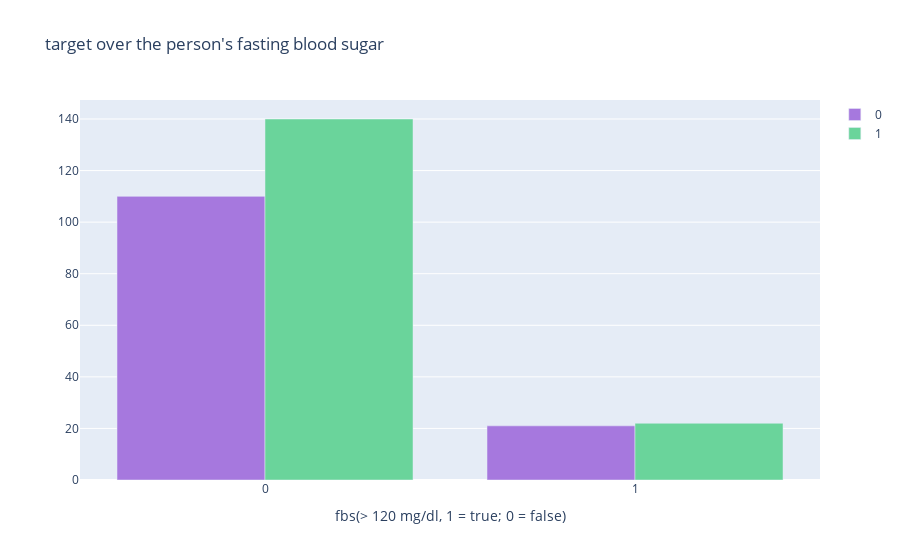

Notebook code cell kept with this figure:
### Markdown cell above
#### 6. Fasting Blood Sugar (fbs)

### Code cell
col='fbs'
d1=heart_df_new[heart_df_new['target']==0]
d2=heart_df_new[heart_df_new['target']==1]
v1=d1[col].value_counts().reset_index()
v1=v1.rename(columns={col:'count','index':col})
v1['percent']=v1['count'].apply(lambda x : 100*x/sum(v1['count']))
v1=v1.sort_values(col)
v2=d2[col].value_counts().reset_index()
v2=v2.rename(columns={col:'count','index':col})
v2['percent']=v2['count'].apply(lambda x : 100*x/sum(v2['count']))
v2=v2.sort_values(col)
trace1 = go.Bar(x=v1[col], y=v1["count"], name=0, marker=dict(color="#a678de"))
trace2 = go.Bar(x=v2[col], y=v2["count"], name=1, marker=dict(color="#6ad49b"))
data = [trace1, trace2]
layout={'title':"target over the person's fasting blood sugar ",'xaxis':{'title':"fbs(> 120 mg/dl, 1 = true; 0 = false)"}}
#layout = go.Layout(title="Content added over the years", legend=dict(x=0.1, y=1.1, orientation="h"))
fig = go.Figure(data, layout=layout)
iplot(fig)

### Figure 1 — Plotly figure (JSON) as saved in the notebook; plotly's stock layout.template omitted (floating-point values rounded to 4 significant figures)
{"data": [{"marker": {"color": "#a678de"}, "name": "0", "type": "bar", "x": [0, 1], "y": [110, 21]}, {"marker": {"color": "#6ad49b"}, "name": "1", "type": "bar", "x": [0, 1], "y": [140, 22]}], "layout": {"title": {"text": "target over the person's fasting blood sugar "}, "xaxis": {"title": {"text": "fbs(> 120 mg/dl, 1 = true; 0 = false)"}}}}
